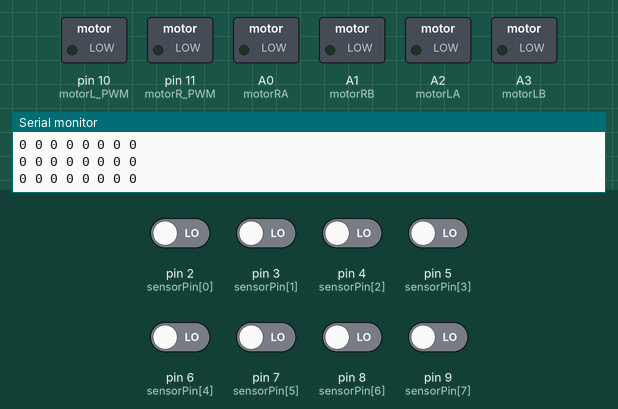
Recording of a sketch running on a simulated Arduino Uno, built with avr-gcc and run on an emulated ATmega328P. Shown: switched loads named in the sketch (green lamp = pin HIGH), the last lines printed to the serial monitor. The test bench sets the inputs (shaded band); at power-on: pin 2 (sensorPin[0]), pin 3 (sensorPin[1]), pin 4 (sensorPin[2]), pin 5 (sensorPin[3]), pin 6 (sensorPin[4]), pin 7 (sensorPin[5]), pin 8 (sensorPin[6]), pin 9 (sensorPin[7]) LOW.

Above: at 1.2 s.
1.3 s: pin 4 (sensorPin[2]) driven HIGH and pin 5 (sensorPin[3]) driven HIGH
At 2.4 s:
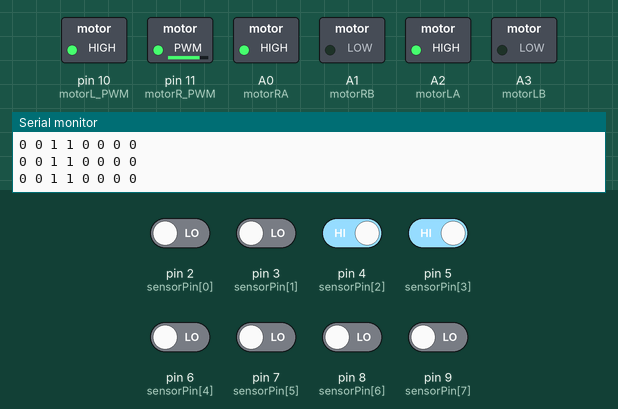
Timing chart, 0 to 4.3 s (numbered marks = the images above; inputs shaded):
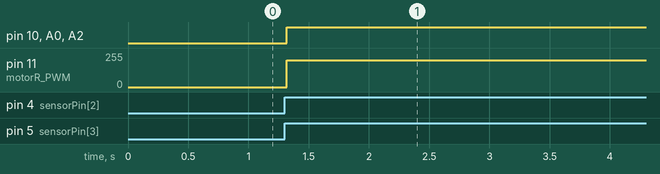

The sketch:

LFR_outline.ino
```cpp
/*
Author: Md Nefaur Rahman Labib
Date: 13 Nov 2019
Web: labib147.github.io
E-mail: nefaurrahmanlabib147@gmail.com
*/
//Connection with Arduino Uno

////////////////motor variables//////////

int motorLA = A2;
int motorLB = A3;
int motorL_PWM = 10;

int motorRA = A0;
int motorRB = A1;
int motorR_PWM = 11;

int speedL = 200;
int speedR = 200;

////////////////Sensor variables//////////

int sensorPin[] = {2, 3, 4, 5, 6, 7, 8, 9};  //pin numbers of the array
int sensorVal[8]; // variable to store sensor values
//////////////////////////////////////////


void setup() {

  ///motor pin setup
  pinMode(motorLA, OUTPUT);
  pinMode(motorLB, OUTPUT);
  pinMode(motorRA, OUTPUT);
  pinMode(motorRB, OUTPUT);

  //sensor setup
  for (int i = 0; i < 8; i++) {
    pinMode(sensorPin[i], INPUT);
  }
  Serial.begin(9600);

}

void loop() {
  IR_sensorReadUpdate();
  if ( sensorVal[7] == 0 && sensorVal[6] == 0 && sensorVal[5] == 0 && sensorVal[4] == 1 && sensorVal[3] == 1 && sensorVal[2] == 0 && sensorVal[1] == 0 && sensorVal[0] == 0 ) {
    speedL = 255;
    speedR = 255;
    Forward();
  }
  else if ( sensorVal[7] == 0 && sensorVal[6] == 0 && sensorVal[5] == 1 && sensorVal[4] == 1 && sensorVal[3] == 0 && sensorVal[2] == 0 && sensorVal[1] == 0 && sensorVal[0] == 0) {
    speedL = 200;
    speedR = 255;
    Forward();
  }
  else if ( sensorVal[7] == 0 && sensorVal[6] == 0 && sensorVal[5] == 0 && sensorVal[4] == 0 && sensorVal[3] == 1 && sensorVal[2] == 1 && sensorVal[1] == 0 && sensorVal[0] == 0) {
    speedL = 255;
    speedR = 200;
    Forward();
  }

}

///////////////////methods//////////////

void IR_sensorReadUpdate() {
  for (int i = 0; i < 8; i++) {
    sensorVal[i] = digitalRead( sensorPin[i] );
    Serial.print( sensorVal[i] );
    Serial.print(" ");
  }
  Serial.println();
}

////////////motor methods/////////////

void Forward() {
  analogWrite(motorL_PWM, speedL);
  digitalWrite(motorLA, HIGH);
  digitalWrite(motorLB, LOW);

  analogWrite(motorR_PWM, speedR);
  digitalWrite(motorRA, HIGH);
  digitalWrite(motorRB, LOW);
}

//happy coding :D
```

Measured:
- after the input at 1.3 s, pin 10 (motorL_PWM), A0 (motorRA), A2 (motorLA): LOW → HIGH at once; pin 11 (motorR_PWM): 0/255 → 200/255 at once
